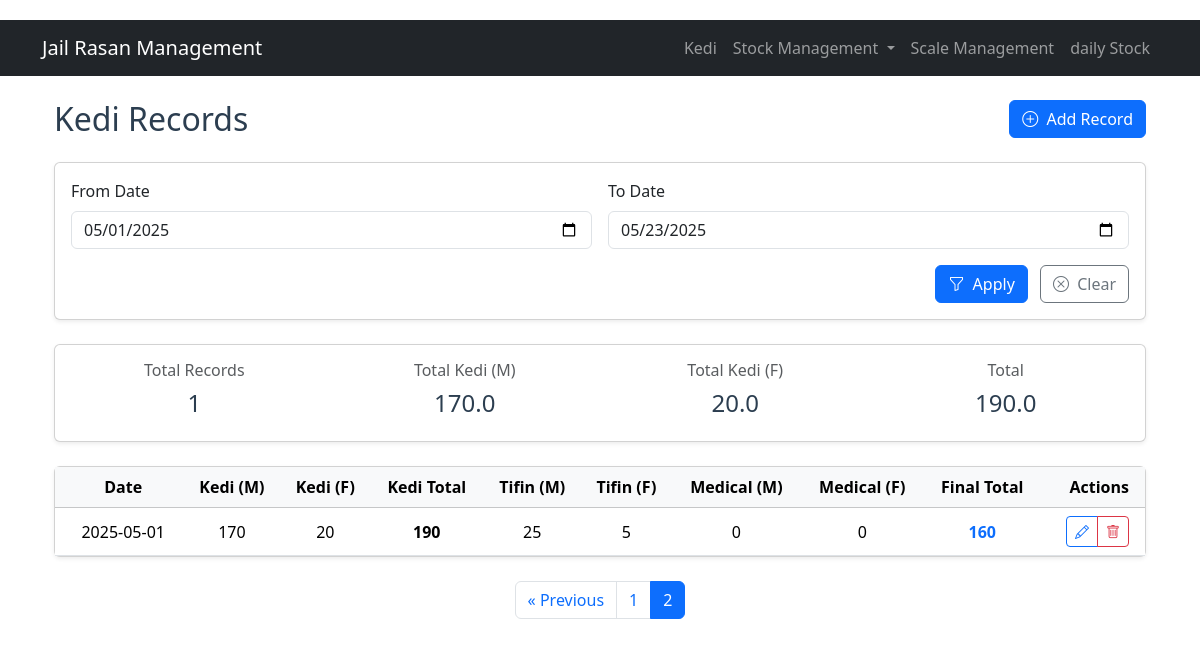
The page /kedi?page=2 on the database its author committed.
### models.py (models this page shows, shortened)
class RasanRecord(db.Model):
    id = db.Column(db.Integer, primary_key=True)
    date = db.Column(db.Date, nullable=False, unique=True)
    kedi_m = db.Column(db.Integer, nullable=False, default=0)
    kedi_f = db.Column(db.Integer, nullable=False, default=0)
    tifin_m = db.Column(db.Integer, nullable=False, default=0)
    tifin_f = db.Column(db.Integer, nullable=False, default=0)
    medical_m = db.Column(db.Integer, nullable=False, default=0)
    medical_f = db.Column(db.Integer, nullable=False, default=0)
    def total(self):
        return (self.kedi_m + self.kedi_f) - (self.tifin_m + self.tifin_f) - (self.medical_m + self.medical_f)
    def kedi_total(self):
        return self.kedi_m + self.kedi_f

### app.py (the view)
@app.route('/kedi')
def kedi():
    page = request.args.get('page', 1, type=int)
    query = RasanRecord.query.order_by(RasanRecord.date.desc())
    query = get_date_filters(query)
    pagination = query.paginate(page=page, per_page=10)
    return render_template('kedi/list.html',
                         records=pagination.items,
                         pagination=pagination)

### app.py (called while the page is built)
def get_date_filters(query):
    start_date = request.args.get('start_date')
    end_date = request.args.get('end_date')
    if start_date:
        query = query.filter(RasanRecord.date >= start_date)
    if end_date:
        query = query.filter(RasanRecord.date <= end_date)
    return query

### templates/kedi/list.html (shortened to what this page needs)
{% extends "base.html" %}
{% block content %}
<div class="container mt-4">
    <div class="d-flex justify-content-between align-items-center mb-4">
        <h2 class="mb-0">Kedi Records</h2>
        <div>
            <a href="{{ url_for('add_kedi') }}" class="btn btn-primary">
                <i class="bi bi-plus-circle me-1"></i> Add Record
            </a>
        </div>
    </div>
    <div class="card shadow-sm mb-4">
        <div class="card-body">
            <form method="GET" class="row g-3">
                <div class="col-md-6">
                    <label for="start_date" class="form-label">From Date</label>
                    <input type="date" class="form-control" id="start_date" name="start_date"
                           value="{{ request.args.get('start_date', '') }}">
                </div>
                <div class="col-md-6">
                    <label for="end_date" class="form-label">To Date</label>
                    <input type="date" class="form-control" id="end_date" name="end_date"
                           value="{{ request.args.get('end_date', '') }}">
                </div>
                <div class="col-12 text-end">
                    <button type="submit" class="btn btn-primary me-2">
                        <i class="bi bi-funnel me-1"></i> Apply
                    </button>
                    <a href="{{ url_for('kedi') }}" class="btn btn-outline-secondary">
                        <i class="bi bi-x-circle me-1"></i> Clear
                    </a>
                </div>
            </form>
        </div>
    </div>
<div class="card shadow-sm mb-4">
    <div class="card-body">
        <div class="row text-center">
            <div class="col-md-3">
                <h6 class="text-muted">Total Records</h6>
                <h4>{{ records|length }}</h4>
            </div>
            <div class="col-md-3">
                <h6 class="text-muted">Total Kedi (M)</h6>
                <h4>
                    {% set total_m = records|sum(attribute='kedi_m') %}
                    {{ "%.1f"|format(total_m) }}
                </h4>
            </div>
            <div class="col-md-3">
                <h6 class="text-muted">Total Kedi (F)</h6>
                <h4>
                    {% set total_f = records|sum(attribute='kedi_f') %}
                    {{ "%.1f"|format(total_f) }}
                </h4>
            </div>
            <div class="col-md-3">
                <h6 class="text-muted"> Total</h6>
                <h4>
                    {% set kedi_totals = records|map(attribute='kedi_m')|list + records|map(attribute='kedi_f')|list %}
                    {{ "%.1f"|format(kedi_totals|sum) }}
                </h4>
            </div>
        </div>
    </div>
</div>
    <div class="card shadow-sm">
        <div class="card-body p-0">
            <div class="table-responsive">
                <table class="table table-hover align-middle mb-0">
                    <thead class="table-light">
                        <tr>
                            <th class="ps-3">Date</th>
                            <th>Kedi (M)</th>
                            <th>Kedi (F)</th>
                            <th>Kedi Total</th>
                            <th>Tifin (M)</th>
                            <th>Tifin (F)</th>
                            <th>Medical (M)</th>
                            <th>Medical (F)</th>
                            <th>Final Total</th>
                            <th class="text-end pe-3">Actions</th>
                        </tr>
                    </thead>
                    <tbody>
                        {% for record in records %}
                        <tr>
                             <td class="ps-3">{{ record.date.strftime('%Y-%m-%d') }}</td>
    <td>{{ record.kedi_m }}</td>
    <td>{{ record.kedi_f }}</td>
    <td class="fw-bold">{{ record.kedi_total() }}</td>
    <td>{{ record.tifin_m }}</td>
    <td>{{ record.tifin_f }}</td>
    <td>{{ record.medical_m }}</td>
    <td>{{ record.medical_f }}</td>
    <td class="fw-bold text-primary">{{ record.total() }}</td>
                            <td class="text-end pe-3">
                                <div class="btn-group" role="group">
                                    <a href="{{ url_for('edit_kedi', id=record.id) }}"
                                       class="btn btn-sm btn-outline-primary"
                                       data-bs-toggle="tooltip" title="Edit">
                                        <i class="bi bi-pencil"></i>
                                    </a>
                                    <a href="{{ url_for('delete_kedi', id=record.id) }}"
                                       class="btn btn-sm btn-outline-danger"
                                       data-bs-toggle="tooltip" title="Delete"
                                       onclick="return confirm('Delete this record?')">
                                        <i class="bi bi-trash"></i>
                                    </a>
                                </div>
                            </td>
                        </tr>
                        {% endfor %}
                    </tbody>
                </table>
            </div>
        </div>
    </div>
    {% if pagination %}
    <nav class="mt-4">
        <ul class="pagination justify-content-center">
            {% if pagination.has_prev %}
            <li class="page-item">
                <a class="page-link" href="{{ url_for('kedi', page=pagination.prev_num, start_date=request.args.get('start_date'), end_date=request.args.get('end_date')) }}">
                    &laquo; Previous
                </a>
            </li>
            {% endif %}
            {% for page_num in pagination.iter_pages() %}
                {% if page_num %}
                    <li class="page-item {% if page_num == pagination.page %}active{% endif %}">
                        <a class="page-link" href="{{ url_for('kedi', page=page_num, start_date=request.args.get('start_date'), end_date=request.args.get('end_date')) }}">
                            {{ page_num }}
                        </a>
                    </li>
                {% else %}
                    <li class="page-item disabled">
                        <span class="page-link">...</span>
                    </li>
                {% endif %}
            {% endfor %}
        </ul>
    </nav>
    {% endif %}
</div>
{% endblock %}

### static/style.css (style rules this page uses)
body { padding-top: 20px; padding-bottom: 20px; }
.table th, .table td { vertical-align: middle; text-align: center; }
h2, h4 { color: #2c3e50; }

### rows shown on the page
RasanRecord: date "2025-05-01", kedi_m "170", kedi_f "20", kedi_total "190", tifin_m "25", tifin_f "5", medical_m "0", medical_f "0", total "160"

### other values the page prints
{{ records|length }} "1"
{{ "%.1f"|format(total_m) }} "170.0"
{{ "%.1f"|format(total_f) }} "20.0"
{{ "%.1f"|format(kedi_totals|sum) }} "190.0"
{{ page_num }} "1" "2"
